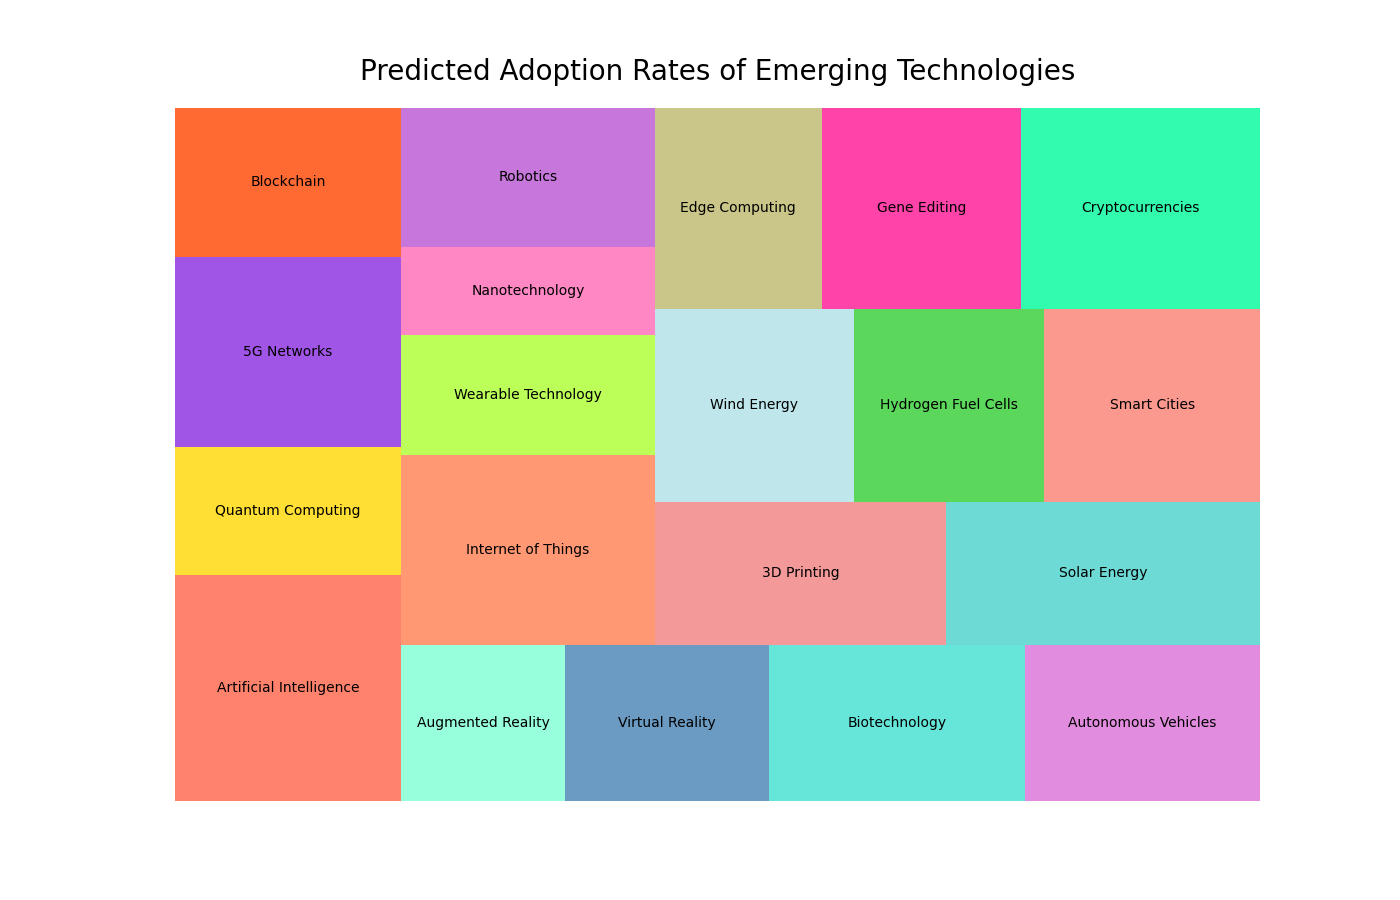

Write the Python code that produced this figure.

import pandas as pd
import matplotlib.pyplot as plt
import squarify

# Data for treemap
data = {
    'Technology': [
        'Artificial Intelligence', 'Quantum Computing', '5G Networks', 'Blockchain',
        'Augmented Reality', 'Virtual Reality', 'Biotechnology', 'Autonomous Vehicles',
        'Internet of Things', 'Wearable Technology', 'Nanotechnology', 'Robotics',
        '3D Printing', 'Solar Energy', 'Wind Energy', 'Hydrogen Fuel Cells',
        'Smart Cities', 'Edge Computing', 'Gene Editing', 'Cryptocurrencies'
    ],
    'AdoptionRate': [
        320, 180, 270, 210, 160, 200, 250, 230, 300, 190,
        140, 220, 260, 280, 240, 230, 260, 210, 250, 300
    ]
}

# Convert the data into DataFrame
df = pd.DataFrame(data)

# Define color palette
colors = [
    '#FF6347', '#FFD700', '#8A2BE2', '#FF4500', '#7FFFD4',
    '#4682B4', '#40E0D0', '#DA70D6', '#FF7F50', '#ADFF2F',
    '#FF69B4', '#BA55D3', '#F08080', '#48D1CC', '#B0E0E6',
    '#32CD32', '#FA8072', '#BDB76B', '#FF1493', '#00FA9A'
]

# Create figure and axes for Matplotlib
fig, ax = plt.subplots(1, figsize=(14, 9))

# Create a treemap
squarify.plot(sizes=df['AdoptionRate'], label=df['Technology'], alpha=0.8, color=colors)

# Remove the axes
plt.axis('off')

# Add a title
plt.title('Predicted Adoption Rates of Emerging Technologies', fontsize=20, pad=20)

# Show the plot
plt.show()
